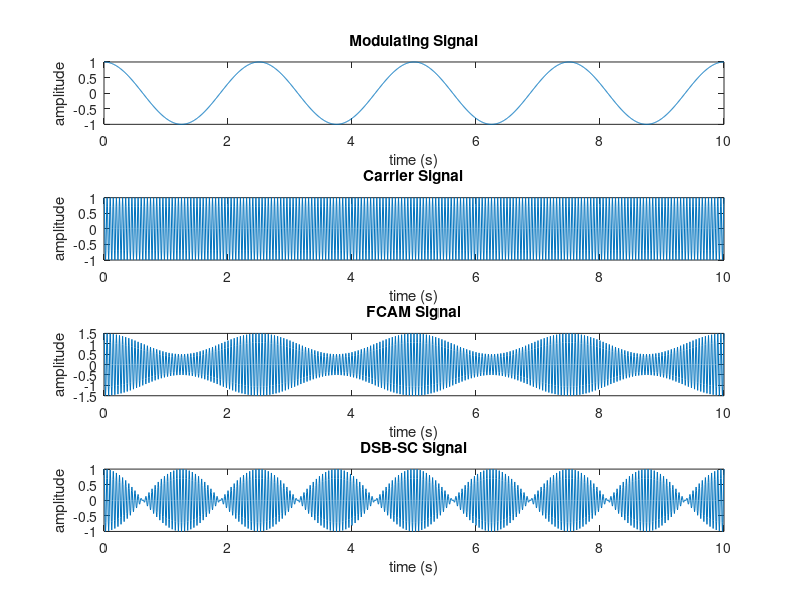
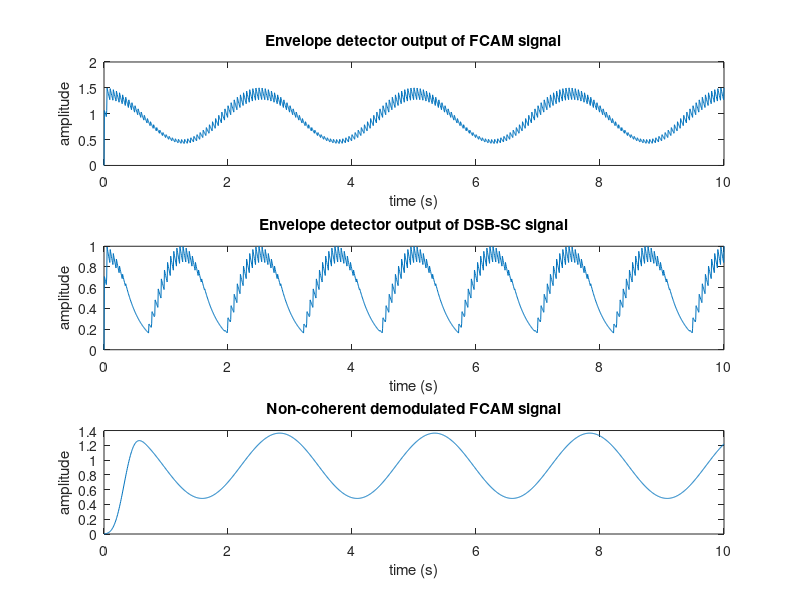

Source code (MATLAB) for these figures, in order:

% Modulation Process
Fc = 20;                        % carrier frequency of 20 kHz
Fs = 160;                       % sampling rate of 160 samples per ms
Fm = 0.4;                       % modulating frequency of 0.4 kHz
t = 0:1/Fs:10;                  % t of 10 seconds
c = cos(2*pi*Fc*t);             % carrier signal
m = cos(2*pi*Fm*t);             % modulating signal
s = c + 0.25*cos(2*pi*(Fc+Fm)*t) + 0.25*cos(2*pi*(Fc-Fm)*t); % FCAM 50% mod
dsb_sc = ammod(m,Fc,Fs);        % DSB-SC signal
figure;
subplot(4,1,1);
plot(t, m);
title('Modulating Signal'); xlabel('time (s)'); ylabel('amplitude');
subplot(4,1,2);
plot(t, c);
title('Carrier Signal'); xlabel('time (s)'); ylabel('amplitude');
subplot(4,1,3);
plot(t, s);
title('FCAM Signal'); xlabel('time (s)'); ylabel('amplitude');
subplot(4,1,4);
plot(t, dsb_sc);
title('DSB-SC Signal'); xlabel('time (s)'); ylabel('amplitude');

% Non-Coherent Detection Step 1: Envelope Detection
Vc(1) = 0;                              % initial capacitor voltage
for i = 2:length(s)
    if s(i) > Vc(i-1)                   % diode on (charging)
        Vc(i) = s(i);
    else                                % diode off (discharging)
        Vc(i) = Vc(i-1) - 0.023*Vc(i-1);
    end
end
Vd(1) = 0;
for i = 2:length(dsb_sc)
    if dsb_sc(i) > Vd(i-1)              % diode on (charging)
        Vd(i) = dsb_sc(i);
    else                                % diode off (discharging)
        Vd(i) = Vd(i-1) - 0.023*Vd(i-1);
    end
end

% Non-Coherent Detection Step 2: Low Pass RC Filter
h = fir1(100, 0.0125, 'low');            % 1 kHz cut-off frequency
foutputc = filter(h,1,Vc);
figure;
subplot(3,1,1);
plot(t, Vc);
title('Envelope detector output of FCAM signal'); xlabel('time (s)'); ylabel('amplitude');
subplot(3,1,2);
plot(t, Vd);
title('Envelope detector output of DSB-SC signal'); xlabel('time (s)'); ylabel('amplitude');
subplot(3,1,3);
plot(t, foutputc);
title('Non-coherent demodulated FCAM signal'); xlabel('time (s)'); ylabel('amplitude');